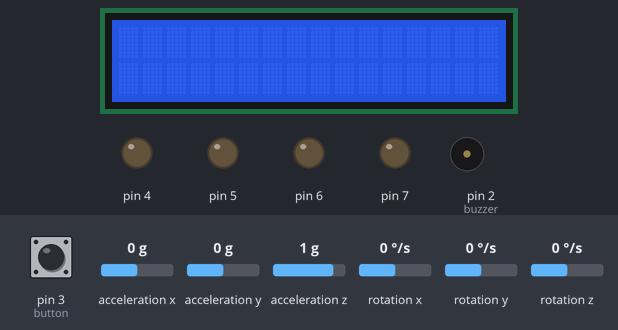
Bench run of a sketch on a simulated Arduino Uno, built with avr-gcc and run on an emulated ATmega328P. Shown: 16×2 character LCD, output pins drawn as LEDs (lit = HIGH), buzzer (waves = sounding). The test bench sets the inputs (shaded band); at power-on: rotation x 0 °/s, pin 3 (button) LOW, rotation y 0 °/s, acceleration x 0 g, acceleration y 0 g, acceleration z 1 g, rotation z 0 °/s.

Above: at 1.2 s.
1.3 s: rotation x set to -2 °/s
3.3 s: rotation x set to -5 °/s
At 5.3 s:
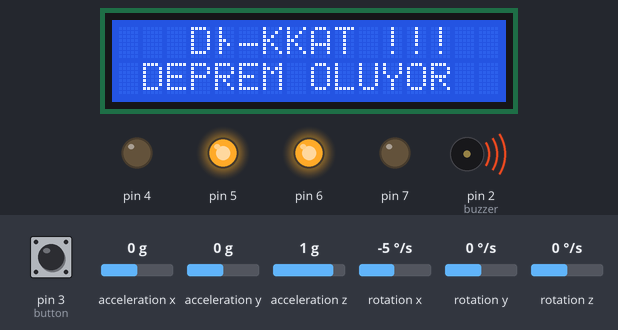
7.5 s: rotation x set to 0 °/s
At 9.3 s:
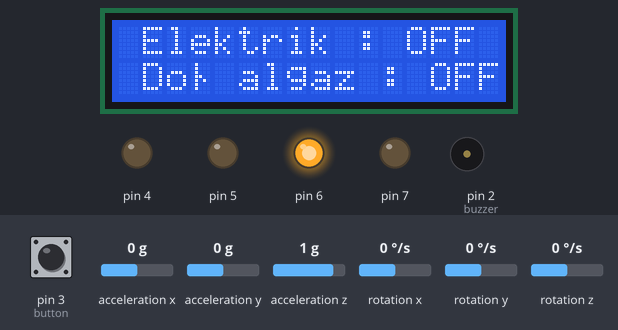
9.7 s: pin 3 (button) pulled HIGH for 1.2 s
At 11.1 s:
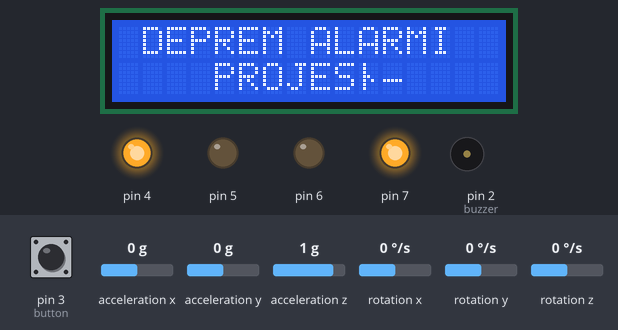
12.4 s: rotation y set to -2 °/s
14.5 s: rotation y set to -5 °/s
At 17.39 s:
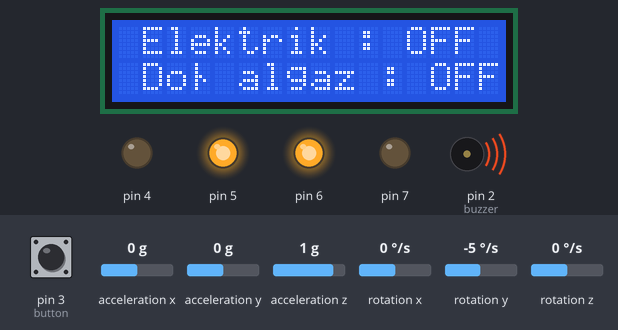
Timing chart, 0 to 18.9 s (numbered marks = the images above; inputs shaded):
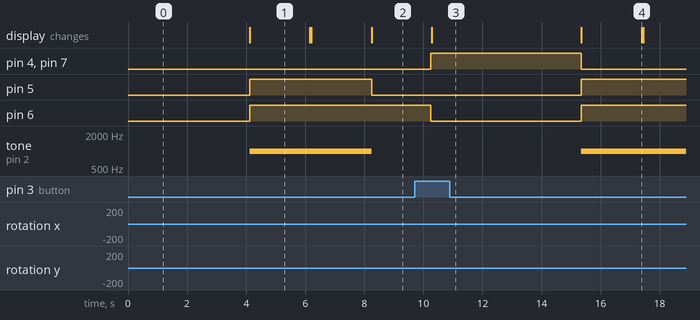

Measured:
- the behaviour switches between -3 and -4 °/s on rotation x (found by bisection; images 0 and 1)
- the behaviour switches between -3 and -4 °/s on rotation y (found by bisection; images 3 and 4)
- after the input at 1.3 s, every drawn part: stays the same
- after the input at 3.3 s, pin 5, pin 6: LOW → HIGH after 0.82 s; tone on pin 2 (buzzer): silent → 1000 Hz after 0.82 s; the display: changes after 0.82 s (image 1)
- after the input at 7.5 s, pin 5: HIGH → LOW after 0.75 s; tone on pin 2 (buzzer): 1000 Hz → silent after 0.75 s
- after the input at 9.7 s, pin 4, pin 7: LOW → HIGH after 0.55 s; pin 6: HIGH → LOW after 0.55 s; the display: changes after 0.59 s (image 3)
- after the input at 12.4 s, every drawn part: stays the same
- after the input at 14.5 s, pin 4, pin 7: HIGH → LOW after 0.85 s; pin 5, pin 6: LOW → HIGH after 0.85 s; tone on pin 2 (buzzer): silent → 1000 Hz after 0.85 s; the display: first changes after 0.85 s (image 4 shows a later state)
- what the display in image 1 shows lasts 2.1 s, from 4.1 s to 6.2 s

The sketch:

Deprem_Alarmi.ino
```cpp
#include <LiquidCrystal_I2C.h> // LCD Ekran Kütüphanesi
#include <MPU6050.h> // Deprem ve Sarsıntı Sensörünün Kütüphanesi
#include <Wire.h>
MPU6050 MPU;
int GyroX , GyroY , GyroZ;
int buzzer = 2;
LiquidCrystal_I2C lcd(0x27, 16, 2);
int button = 3;
void setup() {
  lcd.begin();
  Serial.begin(9600);
  Wire.begin();
  MPU.initialize();
  pinMode(4,OUTPUT);
  pinMode(5,OUTPUT);
  pinMode(6,OUTPUT);
  pinMode(7,OUTPUT);
  pinMode(button,INPUT);
}
void loop() {
  MPU.getRotation(&GyroX, &GyroY, &GyroZ);
  if(GyroX< -500 ||GyroX> 500 || GyroY>500 || GyroY< -500 || GyroZ >500 || GyroZ < -500 ) {
  lcd.clear();
  lcd.backlight();
  for(int i=0;i<17;i++)
  lcd.setCursor(0, 0);
  lcd.print("   DİKKAT !!!   ");
  lcd.setCursor(0, 1);
  lcd.print(" DEPREM OLUYOR  ");
  digitalWrite(4,0);
  digitalWrite(6,1);
  digitalWrite(5,1);
  digitalWrite(7,0);
  tone(buzzer,1000);
  delay(2000);
  lcd.clear();
    lcd.backlight();
    lcd.setCursor(0, 0);
    lcd.print(" Elektrik : OFF ");
    lcd.setCursor(0, 1);
    lcd.print(" Doğalgaz : OFF ");
  } else {
  digitalWrite(5,0);
  noTone(buzzer);
  delay(1000);
  if (digitalRead(button)==1){
    digitalWrite(4,1);
    digitalWrite(6, 0);
    digitalWrite(7, 1);
    lcd.clear();
    lcd.backlight();
    lcd.setCursor(0, 0);
    lcd.print(" DEPREM ALARMI  ");
    lcd.setCursor(0, 1);
    lcd.print("    PROJESİ     ");
  }


}}
```
